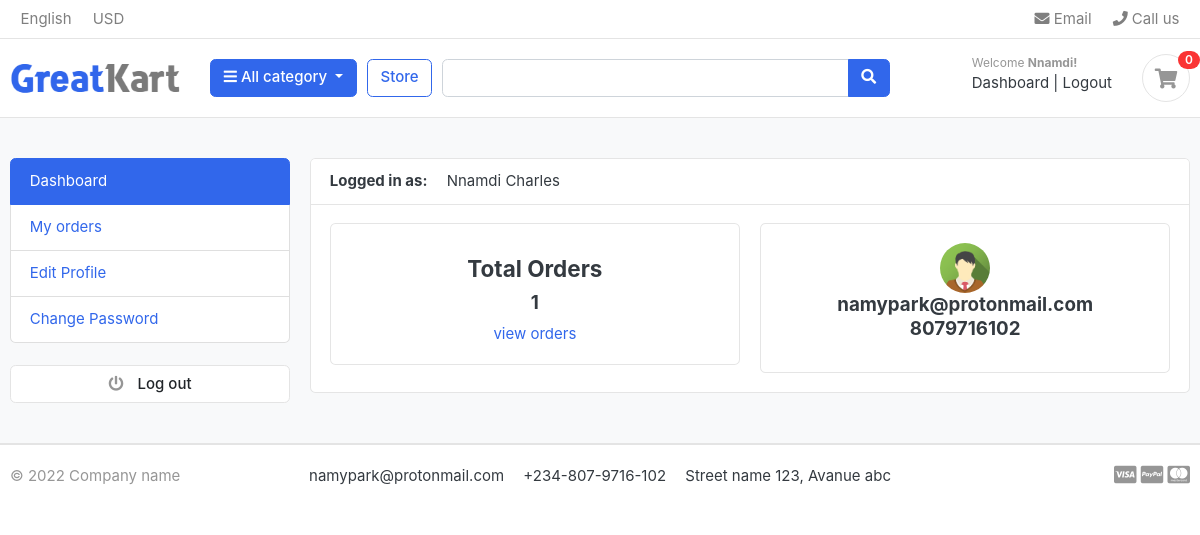
Page /accounts/ (signed in) on the committed database.
### accounts/models.py (models this page shows, shortened)
class Account(AbstractBaseUser):
    first_name = models.CharField(
        max_length=50,
    )
    last_name = models.CharField(
        max_length=50,
    )
    username = models.CharField(max_length=50, unique=True)
    email = models.EmailField(unique=True)
    phone_number = models.IntegerField(null=True)
    date_joined = models.DateTimeField(auto_now_add=True)
    last_login = models.DateTimeField(auto_now=True)
    is_admin = models.BooleanField(default=False)
    is_staff = models.BooleanField(default=False)
    is_active = models.BooleanField(default=False)
    is_superadmin = models.BooleanField(default=False)
    USERNAME_FIELD = "email"
    REQUIRED_FIELDS = ["username", "first_name", "last_name"]
    objects = MyAccountManager()
    def full_name(self):
        return f"{self.first_name} {self.last_name}"

class UserProfile(models.Model):
    user = models.OneToOneField(Account, on_delete=models.CASCADE, related_name="users")
    address_line_1 = models.CharField(max_length=100, blank=True)
    address_line_2 = models.CharField(max_length=100, blank=True)
    profile_picture = models.ImageField(blank=True, upload_to="user/profile/picture/")
    city = models.CharField(blank=True, max_length=100)
    state = models.CharField(blank=True, max_length=100)
    country = models.CharField(blank=True, max_length=100)
    gender = models.CharField(max_length=100, choices=gender)

### accounts/views.py (the view)
# urls.py: path("", views.dashboard, name="dashboard"),
@login_required(login_url="login")
def dashboard(request):
    order = Order.objects.order_by("created_at").filter(
        user_id=request.user.id, is_ordered=True
    )
    user_profile = UserProfile.objects.get(user=request.user)
    order_count = order.count()
    context = {"order_count": order_count, "order": order,'user_profile': user_profile}
    return render(request, "accounts/dashboard.html", context)

### carts/context_processors.py (called while the page is built)
def cart_quantity(request):
    quantity = 0
    if "admin" in request.path:
        return {}
    else:
        try:
            cart = Cart.objects.filter(cart_id=_cart_id(request))
            if request.user.is_authenticated:
                cart_items = CartItem.objects.all().filter(user=request.user)
            else:
                cart_items = CartItem.objects.all().filter(cart=cart[:1])
            for item in cart_items:
                quantity += item.quantity
        except Cart.DoesNotExist:
            quantity = 0
    return {"quantity": quantity}

### carts/views.py (called while the page is built)
def _cart_id(request):
    cart = request.session.session_key
    if not cart:
        cart = request.session.create()
    return cart

### category/context_processors.py (called while the page is built)
def menu_links(request):
    links = Category.objects.all()
    return dict(links=links)

### category/models.py (called while the page is built)
    def get_absolute_url(self):
        return reverse("products_by_category", kwargs={"category_slug": self.slug})

### accounts/templates/accounts/dashboard.html (shortened to what this page needs)
{% extends 'ecommerce/base.html' %}
{% block content %}
<section class="section-content padding-y bg">
    <div class="container">
        <div class="row">
        <aside class="col-md-3">
           {% include "ecommerce/dashboard_sidebar.html" %}
        </aside>
        <main class="col-md-9">
            <article class="card">
            <header class="card-header">
                <strong class="d-inline-block mr-3">Logged in as:</strong>
                <span>{{request.user.full_name}}</span>
            </header>
            <div class="card-body">
                <div class="row"> <div class="col-md-6">
                    <div class="card">
                        <div class="card-body" style="text-align:center;">
                            <h5 class="card-title">
                                <h4>Total Orders</h4>
                                <h5>{{order_count}}</h5>
                                <a href="{% url 'my_orders' %}">view orders</a>
                            </h5>
                        </div>
                    </div>
                </div>
                    <div class="col-md-6">
                        <div class="card" style="text-align:center;">
                            <div class="card-body">
                                <h5 class="card-title">
                                    <img src="{{user_profile.profile_picture.url}}" alt="" width='50' height='50' style="border-radius:50%;">
                                    <p class="mb-0">{{user.email}}</p>
                                    <p>{{user.phone_number}}</p>
                                </h5>
                            </div>
                        </div>
                    </div>
                </div>
            </div>
            </article>
        </main>
    </div>
    </div>
    </section>
{% endblock %}

### ecommerce/templates/ecommerce/navbar.html (shortened to what this page needs)
{% load static %}
<header class="section-header">
  <nav class="navbar p-md-0 navbar-expand-sm navbar-light border-bottom">
    <div class="container">
      <div class="collapse navbar-collapse" id="navbarTop4">
        <ul class="navbar-nav mr-auto">
          <li class="nav-item dropdown">
            <a href="#" class="nav-link"> English </a>
          </li>
          <li class="nav-item dropdown">
            <a href="#" class="nav-link"> USD </a>
          </li>
        </ul>
        <ul class="navbar-nav">
          <li>
            <a href="#" class="nav-link">
              <i class="fa fa-envelope"></i> Email
            </a>
          </li>
          <li>
            <a href="#" class="nav-link">
              <i class="fa fa-phone"></i> Call us
            </a>
          </li>
        </ul>
      </div>
    </div>
  </nav>
  <section class="header-main border-bottom">
    <div class="container">
      <div class="row align-items-center">
        <div class="col-lg-2 col-md-3 col-6">
          <a href="{% url 'index' %}" class="brand-wrap">
          <img class="logo" src="{% static './images/logo.png' %}" />
          </a>
        </div>
        <div class="col-lg col-sm col-md col-6 flex-grow-0">
          <div class="category-wrap dropdown d-inline-block float-right">
            <button
              type="button"
              class="btn btn-primary dropdown-toggle"
              data-toggle="dropdown"
            >
              <i class="fa fa-bars"></i> All category
            </button>
          </div>
        </div>
        <a href="{% url 'store' %}" class="btn btn-outline-primary">Store</a>
        <div class="col-lg col-md-6 col-sm-12 col">
          <form action="{% url 'search_store' %}" class="search" method="GET">
            <div class="input-group w-100">
              <input
                type="text"
                class="form-control"
                style="width: 60%"
                placeholder="{{search_query}}"
                name='search'
                value="{{search_query}}"
              />
              <div class="input-group-append">
                <button class="btn btn-primary" type="submit">
                  <i class="fa fa-search"></i>
                </button>
              </div>
            </div>
          </form>
        </div>
        <div class="col-lg-3 col-sm-6 col-8 order-2 order-lg-3">
          <div class="d-flex justify-content-end mb-3 mb-lg-0">
            <div class="widget-header">
              {% if request.user.is_authenticated %}
              <small class="title text-muted">Welcome <b>{{request.user.first_name | capfirst}}</b><b>!</b></small>
              <div>
                <a href="{% url 'dashboard' %}"> Dashboard</a><span class="dark-transp"> | </span>
                <a href="{% url 'logout' %}">Logout</a>
                {% else %}
                <small class="title text-muted">Welcome <b>guest!</b></small>
              <div>
                <a href="{% url 'login' %}">Sign in</a>
                <span class="dark-transp"> | </span>
                <a href="{% url 'register' %}"> Register</a>
                {% endif %}
              </div>
            </div>
            <a href="{% url 'cart' %}" class="widget-header pl-3 ml-3">
              <div class="icon icon-sm rounded-circle border">
                <i class="fa fa-shopping-cart"></i>
              </div>
              {% if quantity %}
              <span class="badge badge-pill badge-danger notify"
                >{{quantity}}</span
              >
              {% else %}
              <span class="badge badge-pill badge-danger notify">0</span>
              {% endif %}
            </a>
          </div>
        </div>
      </div>
    </div>
  </section>
</header>

### ecommerce/static/css/ui.css (style rules this page uses)
html { font-family: "Inter", sans-serif; font-size: 15px; }
.icon-xs, .icon-sm, .icon-md, .icon-lg { display: inline-block; text-align: center; flex-shrink: 0; flex-grow: 0; }
.icon-sm { width: 48px; height: 48px; line-height: 48px !important; font-size: 20px; }
.padding-y { padding-top: 40px; padding-bottom: 40px; }
article:after, .form-group:after { display: block; clear: both; content: ""; }
.bg { background-color: #f8f9fa; }
p:last-child { margin-bottom: 0; }
.header-main { position: relative; padding-top: 1rem; padding-bottom: 1rem; }
.brand-wrap .logo, .navbar-brand .logo { margin-right: 7px; max-height: 42px; display: inline-block; }
.widget-header { display: inline-block; vertical-align: middle; position: relative; }
.widget-header a { color: #343a40; }
.widget-header i { color: #969696; }
.widget-header .title { display: block; }
.widget-header .notify { position: absolute; top: -3px; right: -10px; }
.notify { position: absolute; top: -4px; right: -10px; display: inline-block; padding: 0.25em 0.6em; font-size: 12px; line-height: 1; text-align: center; border-radius: 3rem; color: #fff; background-color: #fa3434; }

### rows in the picture
Account: user.first_name "Nnamdi", user.full_name "Nnamdi Charles", email "namypark@protonmail.com", phone_number "8079716102"
UserProfile: profile_picture (picture)

### other values in the picture
{{ order_count }} "1"
